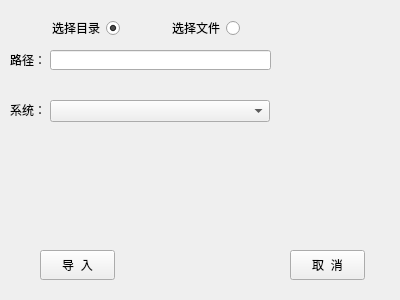
<?xml version="1.0" encoding="UTF-8"?>
<ui version="4.0">
 <class>Widget</class>
 <widget class="QWidget" name="Widget">
  <property name="geometry">
   <rect>
    <x>0</x>
    <y>0</y>
    <width>400</width>
    <height>300</height>
   </rect>
  </property>
  <property name="windowTitle">
   <string>Widget</string>
  </property>
  <widget class="QPushButton" name="importBtn">
   <property name="geometry">
    <rect>
     <x>40</x>
     <y>250</y>
     <width>75</width>
     <height>30</height>
    </rect>
   </property>
   <property name="text">
    <string>导  入</string>
   </property>
  </widget>
  <widget class="QPushButton" name="cancleBtn">
   <property name="geometry">
    <rect>
     <x>290</x>
     <y>250</y>
     <width>75</width>
     <height>30</height>
    </rect>
   </property>
   <property name="text">
    <string>取  消</string>
   </property>
  </widget>
  <widget class="QRadioButton" name="selectDirectoryRadioBtn">
   <property name="geometry">
    <rect>
     <x>50</x>
     <y>20</y>
     <width>70</width>
     <height>16</height>
    </rect>
   </property>
   <property name="layoutDirection">
    <enum>Qt::RightToLeft</enum>
   </property>
   <property name="text">
    <string>选择目录</string>
   </property>
   <property name="checked">
    <bool>true</bool>
   </property>
  </widget>
  <widget class="QRadioButton" name="selectFileRadioBtn">
   <property name="geometry">
    <rect>
     <x>170</x>
     <y>20</y>
     <width>70</width>
     <height>16</height>
    </rect>
   </property>
   <property name="layoutDirection">
    <enum>Qt::RightToLeft</enum>
   </property>
   <property name="text">
    <string>选择文件</string>
   </property>
  </widget>
  <widget class="QLineEdit" name="lineEdit">
   <property name="geometry">
    <rect>
     <x>50</x>
     <y>50</y>
     <width>221</width>
     <height>20</height>
    </rect>
   </property>
  </widget>
  <widget class="QLabel" name="label">
   <property name="geometry">
    <rect>
     <x>10</x>
     <y>50</y>
     <width>40</width>
     <height>20</height>
    </rect>
   </property>
   <property name="text">
    <string>路径：</string>
   </property>
  </widget>
  <widget class="QLabel" name="label_2">
   <property name="geometry">
    <rect>
     <x>10</x>
     <y>100</y>
     <width>40</width>
     <height>20</height>
    </rect>
   </property>
   <property name="text">
    <string>系统：</string>
   </property>
  </widget>
  <widget class="QComboBox" name="comboBox">
   <property name="geometry">
    <rect>
     <x>50</x>
     <y>100</y>
     <width>220</width>
     <height>22</height>
    </rect>
   </property>
  </widget>
  <widget class="QWidget" name="horizontalLayoutWidget">
   <property name="geometry">
    <rect>
     <x>280</x>
     <y>50</y>
     <width>81</width>
     <height>21</height>
    </rect>
   </property>
   <layout class="QHBoxLayout" name="horizontalLayout">
    <property name="spacing">
     <number>0</number>
    </property>
   </layout>
  </widget>
 </widget>
 <layoutdefault spacing="6" margin="11"/>
 <resources/>
 <connections/>
</ui>
